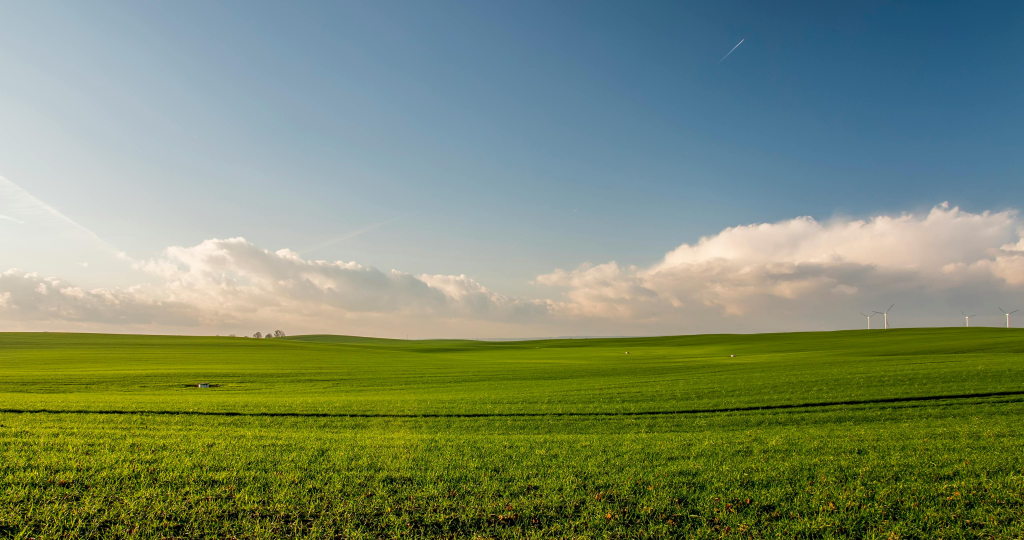
#> input picture images/field.jpg, 4096 x 2160 px (shown at 1/4 size)
$ jupyter execute kmeans-image-compression.ipynb
#> lines starting #> are read from the running program, lines starting #| are printed output that depends on the picture
# Image Compression with KMeans Clustering

### Imports

[cell 1]
import numpy as np
import matplotlib.pyplot as plt
from sklearn.cluster import KMeans
from PIL import Image

### Load image

[cell 2]
image = Image.open("./images/field.jpg")
#> image is the input picture: PIL image 4096x2160 RGB; mean R, G, B 123.1, 138.1, 108.7
image = image.resize((512,512))
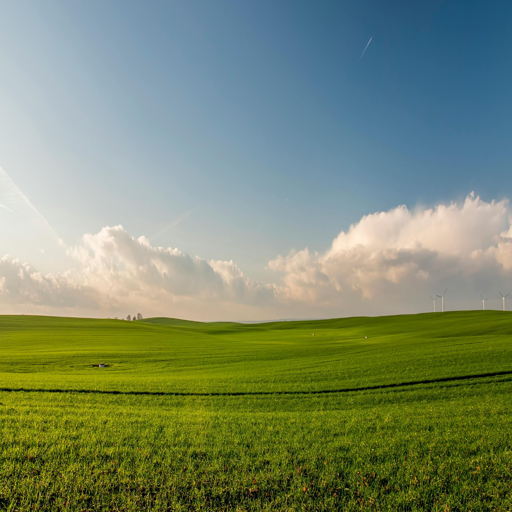
#> image: PIL image 512x512 RGB; mean R, G, B 123.1, 138.1, 108.7

[cell 3]
image

[cell 4]
image = np.array(image)
print("Shape: ", image.shape)
#| Shape:  (512, 512, 3)

### Reshape image
Reshape the original image to m where m = number of pixels

[cell 5]
image_reshaped = np.reshape(image, (image.shape[0] * image.shape[1], 3))
image_reshaped.shape
#> Out = (262144, 3)

### Kmeans
Apply kmeans clustering on the image with n_cluster = 16
This will find a unique 16 colors to represent the image

[cell 6]
kmeans = KMeans(n_clusters=16, random_state=42)
kmeans.fit(image_reshaped)

### Compress the image
Assign each pixel position to its closest centroid using the, and reconstruct the image

[cell 7]
new_colors = kmeans.cluster_centers_[kmeans.labels_]
new_colors.shape

[cell 8]
compressed_img = new_colors.reshape(image.shape).astype(np.uint8)
compressed_img.shape
#> Out = (512, 512, 3)

[cell 9]
compressed_img = Image.fromarray(compressed_img)
compressed_img

[cell 10]
fig, axes = plt.subplots(1, 2, figsize=(10, 5))
axes[0].imshow(image)
axes[0].set_title("Original Image")
axes[0].axis('off')

axes[1].imshow(compressed_img)
axes[1].set_title(f"Compressed Image ({16} colors)")
axes[1].axis('off')

plt.show()
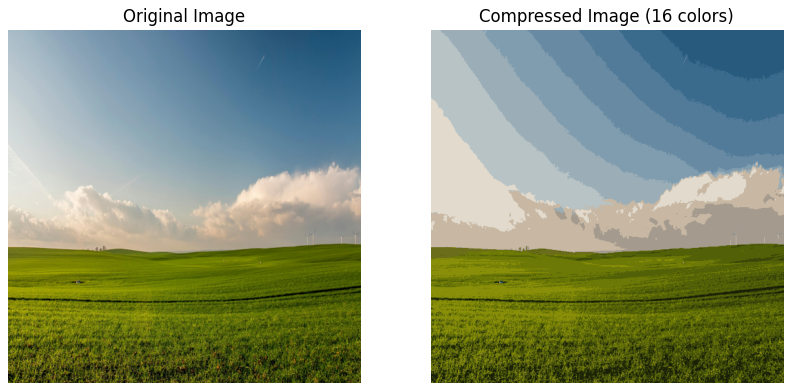
#> figure drawn by matplotlib, 2 panels

### Save the image

[cell 11]
compressed_img.save("./images/compressed_image.jpg")

### New Color palette

[cell 12]
centroids = kmeans.cluster_centers_.astype(np.uint8)
n_colors = centroids.shape[0]

grid_cols = int(np.ceil(np.sqrt(n_colors)))
grid_rows = int(np.ceil(n_colors / grid_cols))

block_size = 100
palette_img = np.zeros((grid_rows * block_size, grid_cols * block_size, 3), dtype=np.uint8)

for i, color in enumerate(centroids):
    row = i // grid_cols
    col = i % grid_cols
    palette_img[
        row * block_size : (row + 1) * block_size,
        col * block_size : (col + 1) * block_size,
    ] = color

plt.figure(figsize=(6, 4))
plt.imshow(palette_img)
plt.axis('off')
plt.title(f"{n_colors} Centroid Colors")
plt.show()
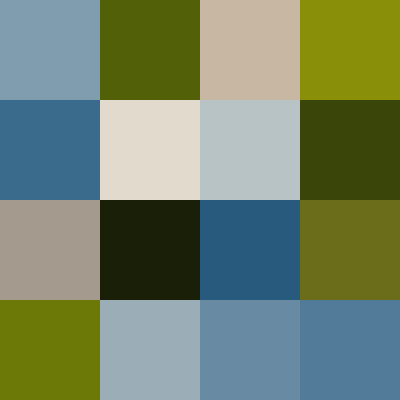
#> shown: shape (400, 400, 3); mean R, G, B 116.1, 132, 106.9
